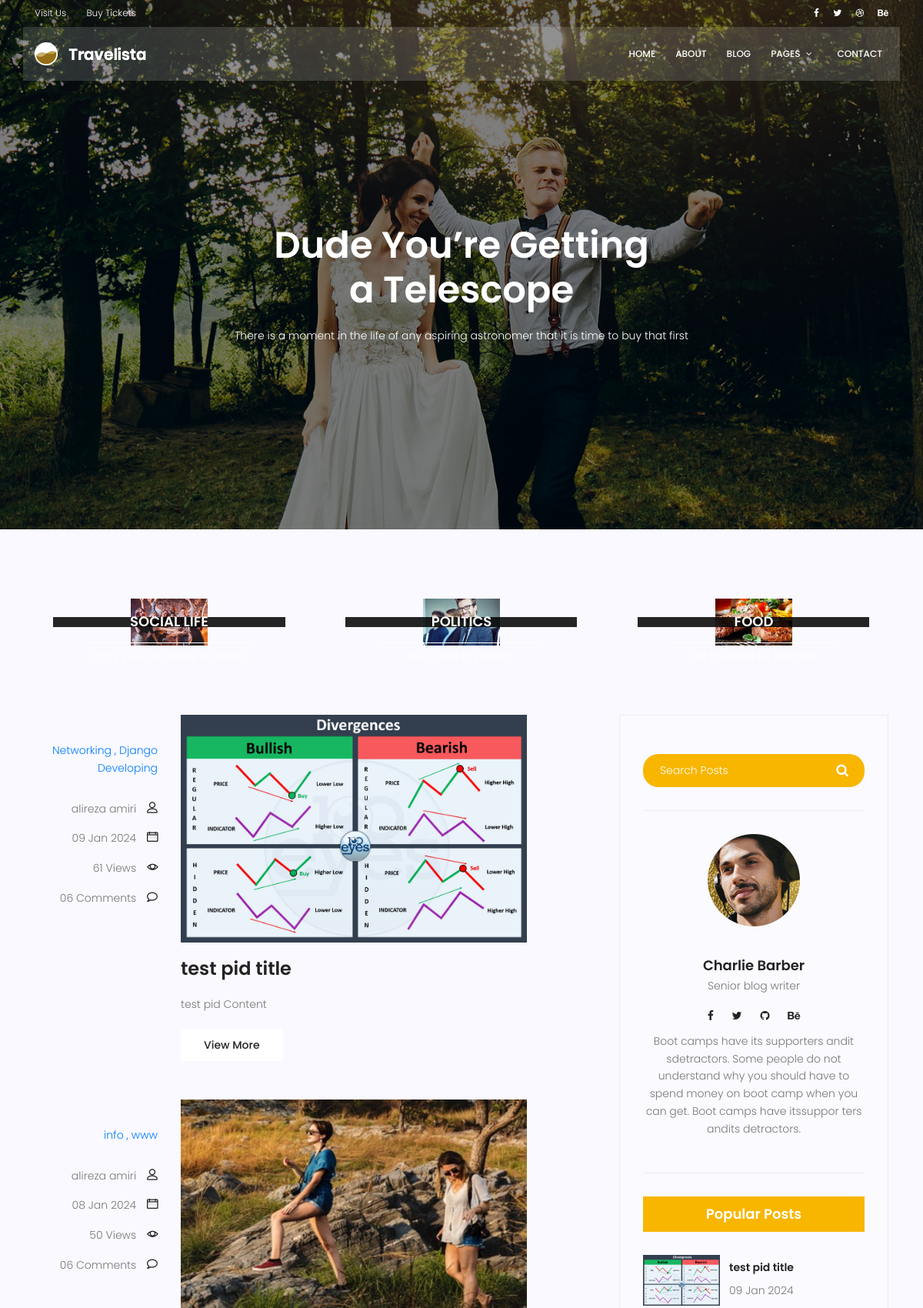
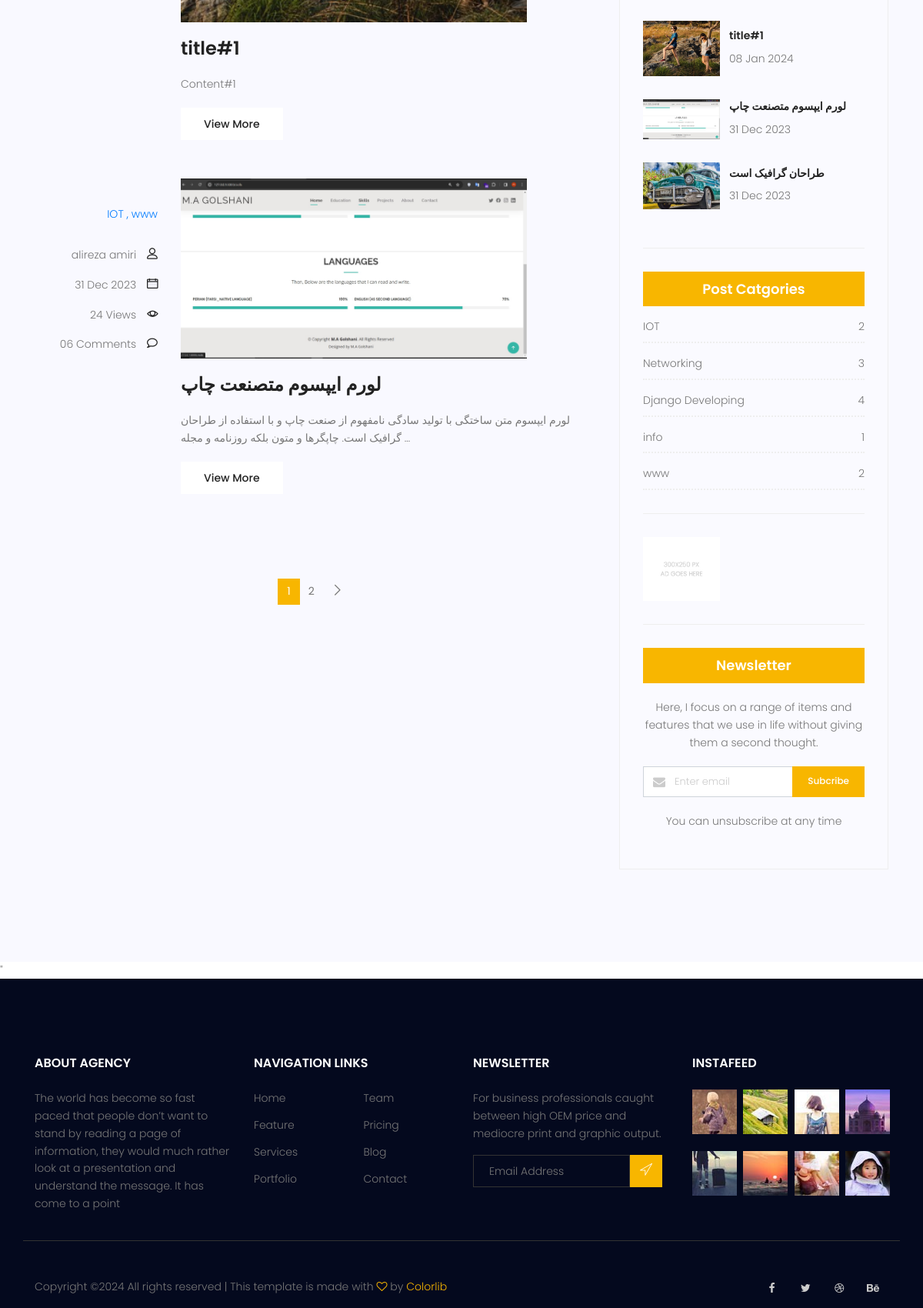
Screenshot of /blog/ (upper part) with the database file from the repository (2 pictures, top to bottom).
### blog/models.py (models this page shows, shortened)
class Category(models.Model):
    name = models.CharField(max_length=255)

class Post(models.Model):
    image = models.ImageField(default='blog/defaults.jpg')
    author = models.ForeignKey(User, null=True, on_delete=models.SET_NULL)
    title = models.CharField(max_length=255)
    content = models.TextField()
    tags = TaggableManager()
    category = models.ManyToManyField(Category)
    counted_views = models.IntegerField(default=0)
    status = models.BooleanField(default=False)
    published_date = models.DateTimeField(null=True)
    created_date = models.DateTimeField(auto_now_add=True)
    updated_date = models.DateTimeField(auto_now=True)
    class Meta:
        ordering = ["-created_date"]

### blog/views.py (the view)
# urls.py: path('', blog_view, name='index'),
def blog_view(request, **kwargs):
    current_datetime = timezone.now()
    posts = Post.objects.filter(status=1, published_date__lte=current_datetime).order_by('-published_date')
    if kwargs.get('cat_name') is not None:
        posts = posts.filter(category__name=kwargs['cat_name'])
    if kwargs.get('author_username') is not None:
        posts = posts.filter(author__username=kwargs['author_username'])
    if kwargs.get('tag_name') is not None:
        posts = posts.filter(tags__name__in=[kwargs['tag_name']])
    try:
        posts = Paginator(posts, 3)
        page_number = request.GET.get("page")
        posts = posts.get_page(page_number)
    except PageNotAnInteger:
        posts = posts.get_page(1)
    except EmptyPage:
        posts = posts.get_page(posts.num_pages)
    context = {'posts': posts}
    return render(request, 'blog/blog-home.html', context)

### blog/templatetags/blog_tag.py (called while the page is built)
@register.inclusion_tag('blog/blog-lastposts.html')
def latest_post_side(num=4):
    posts = Post.objects.filter(status=1).order_by('-published_date')[:num]
    return {'posts': posts}

@register.inclusion_tag('blog/post-categories.html')
def blog_post_categories():
    posts = Post.objects.filter(status=1)
    categories = Category.objects.all()
    cat_dict = {}
    for cat_name in categories:
        cat_dict[cat_name.name] = posts.filter(category=cat_name).count()
    return {'categories': cat_dict}

### templates/blog/blog-home.html (shortened to what this page needs)
{% extends "base.html" %}
{% load static %}
{% block content %}
    {% load blog_tag %}
    <section class="banner-area relative blog-home-banner" id="home">
        <div class="overlay overlay-bg"></div>
        <div class="container">
            <div class="row d-flex align-items-center justify-content-center">
                <div class="about-content blog-header-content col-lg-12">
                    <h1 class="text-white">
                        Dude You’re Getting
                        a Telescope
                    </h1>
                    <p class="text-white">
                        There is a moment in the life of any aspiring astronomer that it is time to buy that first
                    </p>
                </div>
            </div>
        </div>
    </section>
    <section class="top-category-widget-area pt-90 pb-90 ">
        <div class="container">
            <div class="row">
                <div class="col-lg-4">
                    <div class="single-cat-widget">
                        <div class="content relative">
                            <div class="overlay overlay-bg"></div>
                            <a href="#" target="_blank">
                                <div class="thumb">
                                    <img class="content-image img-fluid d-block mx-auto"
                                         src="{% static 'img/blog/cat-widget1.jpg' %}" alt="">
                                </div>
                                <div class="content-details">
                                    <h4 class="content-title mx-auto text-uppercase">Social life</h4>
                                    <p>Enjoy your social life together</p>
                                </div>
                            </a>
                        </div>
                    </div>
                </div>
                <div class="col-lg-4">
                    <div class="single-cat-widget">
                        <div class="content relative">
                            <div class="overlay overlay-bg"></div>
                            <a href="#" target="_blank">
                                <div class="thumb">
                                    <img class="content-image img-fluid d-block mx-auto"
                                         src="{% static 'img/blog/cat-widget2.jpg' %}" alt="">
                                </div>
                                <div class="content-details">
                                    <h4 class="content-title mx-auto text-uppercase">Politics</h4>
                                    <p>Be a part of politics</p>
                                </div>
                            </a>
                        </div>
                    </div>
                </div>
                <div class="col-lg-4">
                    <div class="single-cat-widget">
                        <div class="content relative">
                            <div class="overlay overlay-bg"></div>
                            <a href="#" target="_blank">
                                <div class="thumb">
                                    <img class="content-image img-fluid d-block mx-auto"
                                         src="{% static 'img/blog/cat-widget3.jpg' %}" alt="">
                                </div>
                                <div class="content-details">
                                    <h4 class="content-title mx-auto text-uppercase">Food</h4>
                                    <p>Let the food be finished</p>
                                </div>
                            </a>
                        </div>
                    </div>
                </div>
            </div>
        </div>
    </section>
    <section class="post-content-area">
        <div class="container">
            <div class="row">
                <div class="col-lg-8 posts-list">
                    {% for post in posts %}
                        <div class="single-post row">
                            <div class="col-lg-3  col-md-3 meta-details">
                                <ul class="tags">
                                    {% for cat in post.category.all %}
                                        <a href="{% url 'blog:category' cat_name=cat.name %}">
                                            {{ cat.name }}
                                            {% if not forloop.last %}
                                                ,
                                            {% endif %}
                                        </a>
                                    {% endfor %}
                                </ul>
                                <div class="user-details row">
                                    <p class="user-name col-lg-12 col-md-12 col-6"><a
                                            href="{% url 'blog:author' author_username=post.author.username %}">{{ post.author.get_full_name }}</a>
                                        <span
                                                class="lnr lnr-user"></span></p>
                                    <p class="date col-lg-12 col-md-12 col-6"><a
                                            href="#">{{ post.published_date | date:"d M Y" }}</a>
                                        <span class="lnr lnr-calendar-full"></span></p>
                                    <p class="view col-lg-12 col-md-12 col-6"><a href="#">{{ post.counted_views }}
                                        Views</a> <span class="lnr lnr-eye"></span></p>
                                    <p class="comments col-lg-12 col-md-12 col-6"><a href="#">06 Comments</a> <span
                                            class="lnr lnr-bubble"></span></p>
                                </div>
                            </div>
                            <div class="col-lg-9 col-md-9 ">
                                <div class="feature-img">
                                    <img class="img-fluid" src=" {{ post.image.url }}" alt="">
                                </div>
                                <a class="posts-title" href="{% url 'blog:single' pid=post.id %}">
                                    <h3>{{ post.title }}</h3></a>
                                <p class="excert">
                                    {{ post.content| truncatewords:25 }}
                                </p>
                                <a href="{% url 'blog:single' pid=post.pk %}" class="primary-btn">View More</a>
                            </div>
                        </div>
                    {% endfor %}
                    <nav class="blog-pagination justify-content-center d-flex">
                        <ul class="pagination">
                            {% for i in posts.paginator.page_range %}
                                {% if  posts.number == i %}
                                    <li class="page-item active"><a href="?page={{ i }}" class="page-link">{{ i }}</a>
                                    </li>
                                {% else %}
                                    <li class="page-item"><a href="?page={{ i }}" class="page-link">{{ i }}</a></li>
                                {% endif %}
                            {% endfor %}
                            <li class="page-item">
                                {% if posts.has_next %}
                                    <a href="?page={{ posts.next_page_number }}" class="page-link" aria-label="Next">
                        		                                    <span aria-hidden="true">
                        		                                        <span class="lnr lnr-chevron-right"></span>
                        		                                    </span>
                                    </a>
                                {% endif %}
                            </li>
                        </ul>
                    </nav>
                </div>
                <div class="col-lg-4 sidebar-widgets">
                    <div class="widget-wrap">
                        {% include 'blog/blog-search.html' %}
                        {% include "blog/blog-writer.html" %}
                        {% latest_post_side %}
                        {% blog_post_categories %}
                        <div class="single-sidebar-widget ads-widget">
                            <a href="#"><img class="img-fluid" src="{% static 'img/blog/ads-banner.jpg' %}" alt=""></a>
                        </div>
                        <div class="single-sidebar-widget newsletter-widget">
                            <h4 class="newsletter-title">Newsletter</h4>
                            <p>
                                Here, I focus on a range of items and features that we use in life without
                                giving them a second thought.
                            </p>
                            <div class="form-group d-flex flex-row">
                                <div class="col-autos">
                                    <div class="input-group">
                                        <div class="input-group-prepend">
                                            <div class="input-group-text"><i class="fa fa-envelope"
                                                                             aria-hidden="true"></i>
                                            </div>
                                        </div>
                                        <input type="text" class="form-control" id="inlineFormInputGroup"
                                               placeholder="Enter email" onfocus="this.placeholder = ''"
                                               onblur="this.placeholder = 'Enter email'">
                                    </div>
                                </div>
                                <a href="#" class="bbtns">Subcribe</a>
                            </div>
                            <p class="text-bottom">
                                You can unsubscribe at any time
                            </p>
                        </div>
                    </div>
                </div>
            </div>
        </div>
    </section>
    "{% endblock content %}

### templates/blog/blog-lastposts.html
{% load static %}
<div class="single-sidebar-widget popular-post-widget">
        <h4 class="popular-title">Popular Posts</h4>
    {% for post in posts %}
        <div class="popular-post-list">
            <div class="single-post-list d-flex flex-row align-items-center">
                <div class="thumb">
                    <img class="img-fluid " src="{{ post.image.url }}" alt="">
                </div>
                <div class="details">
                    <a href="{% url 'blog:single' pid=post.id %}"><h6>{{ post.title|truncatewords:5}}</h6></a>
                    <p>{{ post.published_date|date:'d M Y' }}</p>
                </div>
            </div>
        </div>
    {% endfor %}
</div>

### templates/blog/post-categories.html
{% load static %}
<div class="single-sidebar-widget post-category-widget">
    <h4 class="category-title">Post Catgories</h4>
    <ul class="cat-list">
        {% for name,items in categories.items %}
        <li>
            <a href="{% url 'blog:category' cat_name=name %}" class="d-flex justify-content-between">
                <p>{{ name }}</p>
                <p>{{ items }}</p>
            </a>
        </li>
    {% endfor %}
    </ul>
</div>

### rows the page displays
Post: author.get_full_name "alireza amiri", published_date "09 Jan 2024", counted_views "61", image (picture), title "test pid title", content "test pid Content"
Category: name "Networking", categories "Networking"
Category: name "Django Developing", categories "Django Developing"
Post: author.get_full_name "alireza amiri", published_date "08 Jan 2024", counted_views "50", image (picture), title "title#1", content "Content#1"
Category: name "info", categories "info"
Category: name "www", categories "www"
Post: author.get_full_name "alireza amiri", published_date "31 Dec 2023", counted_views "24", image (picture), title "لورم ایپسوم متصنعت چاپ", content "لورم ایپسوم متن ساختگی با تولید سادگی نامفهوم از صنعت چاپ و با استفاده از طراحان گرافیک است. چاپگرها و متون بلکه روزنامه و مجله …"
Category: name "IOT", categories "IOT"
Post: image (picture), title "طراحان گرافیک است", published_date "31 Dec 2023"

### other values shown
{{ i }} "1"
{{ i }} "2"
{{ items }} "2" "3" "4" "1" "2"
